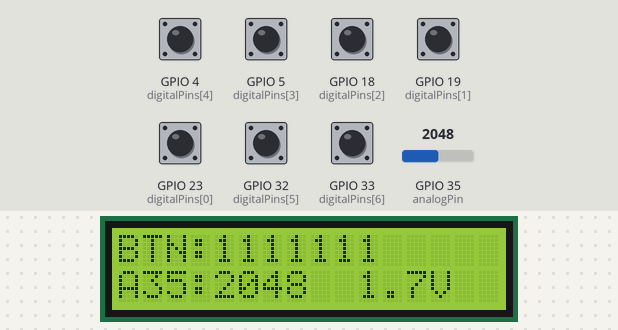
Bench run of a sketch on a simulated ESP32. Shown: 16×2 character LCD. The inputs (shaded band) are chosen by the test bench; at power-on: GPIO 4 (digitalPins[4]), GPIO 5 (digitalPins[3]), GPIO 18 (digitalPins[2]), GPIO 19 (digitalPins[1]), GPIO 23 (digitalPins[0]), GPIO 32 (digitalPins[5]), GPIO 33 (digitalPins[6]) HIGH, GPIO 35 (analogPin) = 2048. What the sketch prints to the serial monitor is not drawn.

Above: at 3.3 s.
3.4 s: GPIO 4 (digitalPins[4]) pulled LOW for 0.3 s
At 3.75 s:
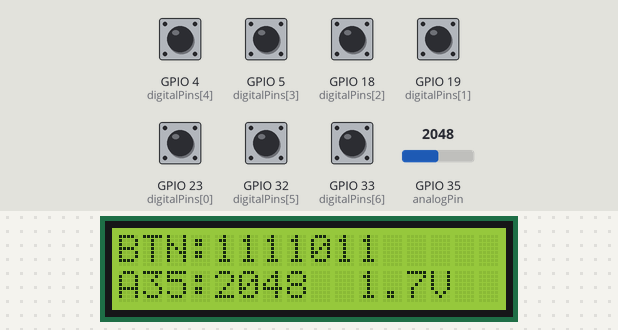
5.3 s: GPIO 35 (analogPin) set to 2866
At 6.3 s:
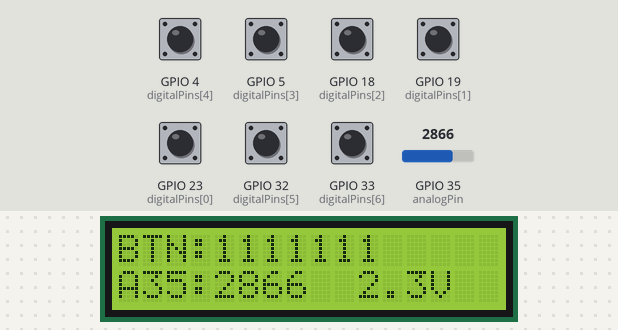
6.8 s: GPIO 5 (digitalPins[3]) pulled LOW for 0.3 s
At 7.19 s:
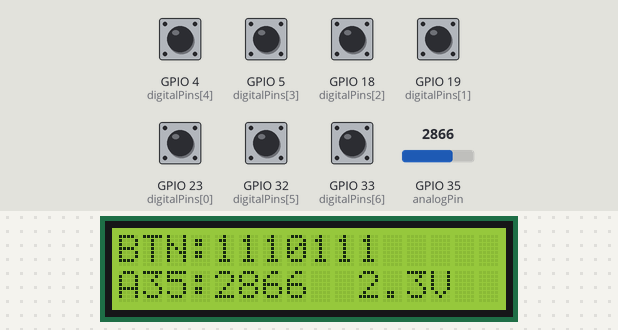
8.8 s: GPIO 18 (digitalPins[2]) pulled LOW for 0.3 s
At 9.15 s:
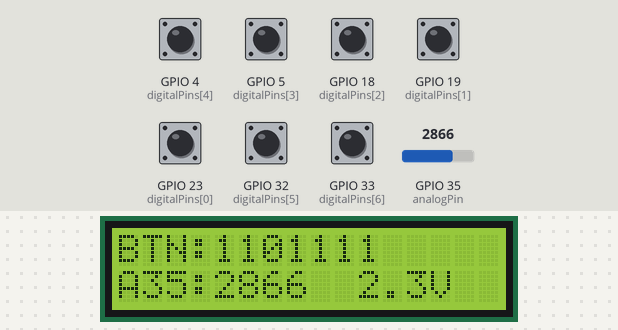
10.7 s: GPIO 19 (digitalPins[1]) pulled LOW for 0.3 s
At 10.99 s:
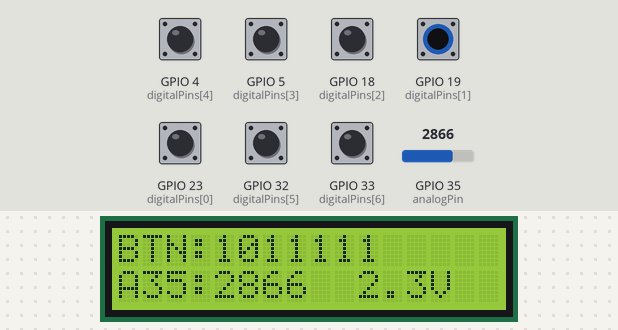
12.7 s: GPIO 23 (digitalPins[0]) pulled LOW for 0.3 s
At 13.07 s:
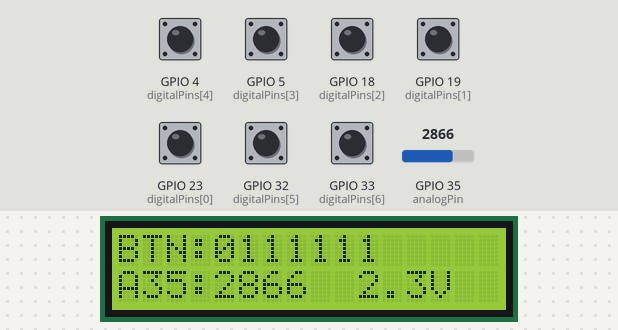
Timing chart, 0 to 15.6 s (numbered marks = the images above; inputs shaded):
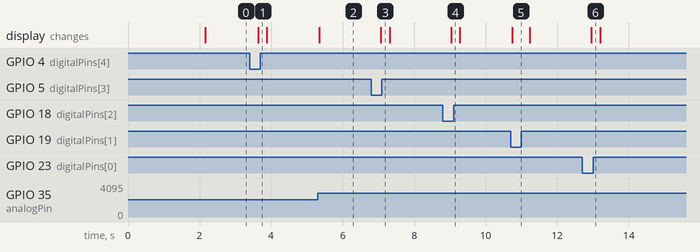

Measured:
- after the input at 3.4 s, the display: changes after 0.24 s (image 1)
- after the input at 5.3 s, the display: changes after 0.05 s (image 2)
- after the input at 6.8 s, the display: changes after 0.27 s (image 3)
- after the input at 8.8 s, the display: changes after 0.23 s (image 4)
- after the input at 10.7 s, the display: changes after 0.05 s (image 5)
- after the input at 12.7 s, the display: changes after 0.25 s (image 6)

The sketch:

remoth.ino
```cpp
// Program ESP32 untuk membaca input tombol digital dan analog dengan LCD I2C
// Digital input pins: 23, 19, 18, 5, 4, 32, 33 (dengan pullup)
// Analog input pin: 35
// LCD 16x2 I2C

#include <LiquidCrystal_I2C.h>
#include <Wire.h>

// Definisi pin digital
const int digitalPins[] = {23, 19, 18, 5, 4, 32, 33};
const int numDigitalPins = sizeof(digitalPins) / sizeof(digitalPins[0]);

// Definisi pin analog
const int analogPin = 35;

// Setup LCD I2C (alamat 0x27, 16 kolom, 2 baris)
LiquidCrystal_I2C lcd(0x27, 16, 2);

// Buffer untuk sprintf
char lcdBuffer[17]; // 16 karakter + null terminator

void setup() {
  // Inisialisasi Serial Monitor
  Serial.begin(115200);
  Serial.println("ESP32 Digital & Analog Input Reader dengan LCD I2C");
  Serial.println("====================================================");

  // Inisialisasi LCD I2C
  lcd.init();
  lcd.backlight();

  // Tampilkan pesan startup di LCD
  sprintf(lcdBuffer, "ESP32 Input Read");
  lcd.setCursor(0, 0);
  lcd.print(lcdBuffer);
  sprintf(lcdBuffer, "Starting...     ");
  lcd.setCursor(0, 1);
  lcd.print(lcdBuffer);

  // Setup pin digital sebagai input dengan pullup
  for (int i = 0; i < numDigitalPins; i++) {
    pinMode(digitalPins[i], INPUT_PULLUP);
    Serial.print("Pin ");
    Serial.print(digitalPins[i]);
    Serial.println(" diatur sebagai INPUT_PULLUP");
  }

  // Setup pin analog (pin 35 adalah input-only, tidak perlu pinMode)
  Serial.print("Pin ");
  Serial.print(analogPin);
  Serial.println(" diatur sebagai INPUT ANALOG");

  Serial.println("Setup selesai!\n");
  delay(2000);
}

void loop() {
  Serial.println("=== Pembacaan Input ===");

  // Array untuk menyimpan status digital
  int digitalValues[numDigitalPins];

  // Baca semua pin digital
  Serial.println("Digital Inputs:");
  for (int i = 0; i < numDigitalPins; i++) {
    digitalValues[i] = digitalRead(digitalPins[i]);
    Serial.print("Pin ");
    Serial.print(digitalPins[i]);
    Serial.print(": ");
    Serial.print(digitalValues[i]);
    Serial.print(" (");
    Serial.print(digitalValues[i] == LOW ? "PRESSED" : "RELEASED");
    Serial.println(")");
  }

  // Baca pin analog
  int analogValue = analogRead(analogPin);
  float voltage = (analogValue * 3.3) / 4095.0; // Konversi ke voltage (ESP32 menggunakan 12-bit ADC)

  Serial.println("\nAnalog Input:");
  Serial.print("Pin ");
  Serial.print(analogPin);
  Serial.print(": ");
  Serial.print(analogValue);
  Serial.print(" (");
  Serial.print(voltage, 2);
  Serial.println("V)");

  // Tampilkan di LCD menggunakan sprintf
  // Baris 1: Status tombol dalam format binary string
  sprintf(lcdBuffer, "BTN:%d%d%d%d%d%d%d      ",
          digitalValues[0], digitalValues[1], digitalValues[2],
          digitalValues[3], digitalValues[4], digitalValues[5],
          digitalValues[6]);
  lcd.setCursor(0, 0);
  lcd.print(lcdBuffer);

  // Baris 2: Nilai analog
  sprintf(lcdBuffer, "A35:%4d %4.1fV ", analogValue, voltage);
  lcd.setCursor(0, 1);
  lcd.print(lcdBuffer);

  Serial.println("========================\n");

  // Delay sebelum pembacaan berikutnya
  delay(200);
}
```
